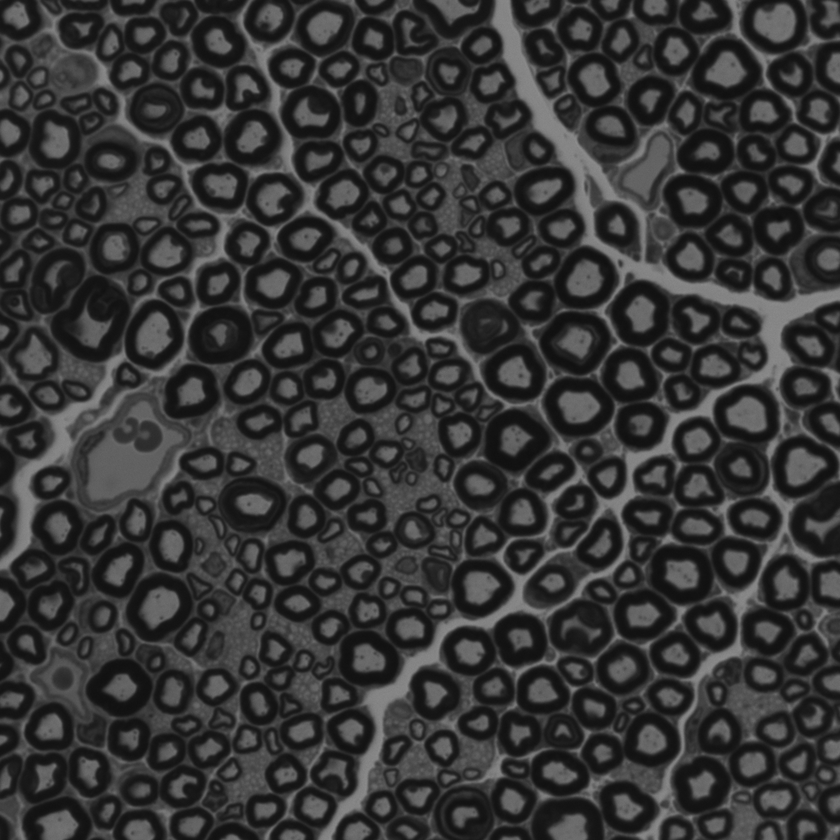
#> input picture axonpath/example_images/A72E_roi0_crop1500.tif, 840 x 840 px, shrunk from 1500 x 1500 before the run
$ python -i image_processing.py   (imports and definitions only)
#> lines starting #> are read from the running program, lines starting #| are printed output that depends on the picture; after the words box and inside, x2 and y2 are one past the last pixel; in counts of white or black regions, pixels touching at a corner belong together
#> further down, picture is the input picture: shape (840, 840); min 14, max 141, mean 54.3
from scipy.ndimage import binary_fill_holes
from skimage.measure import regionprops
import numpy as np


def normalize(image: np.ndarray, low_perc: float = 1, high_perc: float = 99) -> np.ndarray:
    """
    Normalize an image based on percentile clipping.

    Parameters:
        image (np.ndarray): Input image array.
        low_perc (float): Lower percentile for clipping (e.g., 1 for 1st percentile).
        high_perc (float): Upper percentile for clipping (e.g., 99 for 99th percentile).

    Returns:
        np.ndarray: Image normalized to [0, 1] after clipping.
    """
    # Compute intensity bounds from percentiles
    lower = np.percentile(image, low_perc)
    upper = np.percentile(image, high_perc)

    # Clip values to the computed range
    image_clipped = np.clip(image, lower, upper)

    # Normalize to [0, 1], safely handling zero division
    if upper > lower:
        normalized = (image_clipped - lower) / (upper - lower)
    else:
        normalized = np.zeros_like(image, dtype=np.float32)

    return normalized


def fill_border_holes(mask: np.ndarray) -> np.ndarray:
    """
    Python adaptation of the 'Fill_Border_Holes' ImageJ macro by G. Landini.
    Fills holes in binary masks, including those that touch at most two borders
    (i.e., corners or edges), mimicking the macro's logic using edge manipulation.

    Original macro by G. Landini:
    https://sites.imagej.net/Landini/plugins/Morphology/Fill_Border_Holes.ijm-20140627120652

    Args:
        mask (np.ndarray): Binary mask (2D boolean or 0/1 array).

    Returns:
        np.ndarray: Mask with internal and edge-connected holes filled.
    """
    if mask.ndim != 2:
        raise ValueError("Only 2D arrays supported.")

    h, w = mask.shape
    padded = np.pad(mask.astype(bool), 1, mode='constant', constant_values=0)
    filled = padded.copy()

    # Step 1: Right and top borders set to 1
    filled[0, :] = True           # top row
    filled[:, -1] = True          # right column
    filled = binary_fill_holes(filled)

    # Step 2: Reset top to 0, bottom to 1
    filled[0, :] = False
    filled[-1, :] = True
    filled = binary_fill_holes(filled)

    # Step 3: Reset right to 0, left to 1
    filled[:, -1] = False
    filled[:, 0] = True
    filled = binary_fill_holes(filled)

    # Step 4: Reset top to 1, bottom to 0
    filled[0, :] = True
    filled[-1, :] = False
    filled = binary_fill_holes(filled)

    # Step 5: Remove padding
    result = filled[1:-1, 1:-1]

    return result.astype(bool)


def fill_labels(label_image: np.ndarray) -> np.ndarray:
    """
    Fill holes in each labeled region, including edge-touching enclosed holes,
    using bounding box cropping for efficiency.

    Args:
        label_image (np.ndarray): 2D labeled image with integer labels.

    Returns:
        np.ndarray: Labeled image with holes filled per instance.
    """
    if label_image.ndim != 2:
        raise ValueError("label_image must be a 2D array.")
    if not np.issubdtype(label_image.dtype, np.integer):
        raise TypeError("label_image must contain integer labels.")

    filled_image = np.copy(label_image)
    height, width = label_image.shape
#> height = 840; width = 840

    regions = regionprops(label_image.astype(np.int32))
#> regions = 128 regions; largest, box (x1, y1, x2, y2) and area: (0, 0, 840, 840) 29286, (0, 0, 840, 840) 28753, (0, 0, 840, 840) 24772, (0, 0, 840, 840) 23503, (0, 0, 840, 840) 21304

    for region in regions:
        label_id = region.label
        min_row, min_col, max_row, max_col = region.bbox

        # Add 1-pixel padding, but stay within image bounds
        pad_top = 1 if min_row > 0 else 0
        pad_bottom = 1 if max_row < height else 0
        pad_left = 1 if min_col > 0 else 0
        pad_right = 1 if max_col < width else 0

        pad_min_row = min_row - pad_top
        pad_max_row = max_row + pad_bottom
        pad_min_col = min_col - pad_left
        pad_max_col = max_col + pad_right

        cropped_label = label_image[pad_min_row:pad_max_row, pad_min_col:pad_max_col]
        region_mask = (cropped_label == label_id)

        # Fill internal and edge-touching holes
        filled_region_mask = fill_border_holes(region_mask)

        # Assign newly filled pixels back to output image
        filled_image[pad_min_row:pad_max_row, pad_min_col:pad_max_col][filled_region_mask] = label_id
#> this loop made 128 passes
#> (min_row, min_col, max_row, max_col, pad_top, pad_bottom, pad_left, pad_right) on passes 2 to 13: (87, 559, 475, 781, 1, 1, 1, 1), (56, 102, 712, 823, 1, 1, 1, 1), (23, 30, 839, 840, 1, 1, 1, 0), (0, 0, 840, 840, 0, 0, 0, 0), (0, 0, 840, 840, 0, 0, 0, 0), (0, 0, 840, 840, 0, 0, 0, 0), (0, 0, 840, 840, 0, 0, 0, 0), (0, 0, 840, 840, 0, 0, 0, 0), (0, 0, 840, 840, 0, 0, 0, 0), (0, 0, 840, 840, 0, 0, 0, 0), (0, 0, 840, 840, 0, 0, 0, 0), (0, 0, 840, 840, 0, 0, 0, 0)
#> (min_row, min_col, max_row, max_col, pad_top, pad_bottom, pad_left, pad_right) on pass 1: (217, 778, 218, 780, 1, 1, 1, 1)
#> pass 2, in fill_labels, `cropped_label = label_image[pad_min_row:pad_max_row, pad_min_col:pad_m..`:
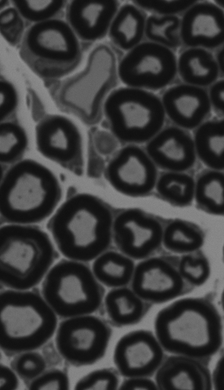
#> cropped_label: shape (390, 224); min 14, max 141, mean 57.8
#> pass 2, in fill_labels, `region_mask = (cropped_label == label_id)`:
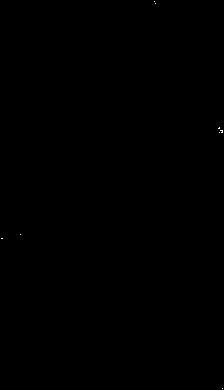
#> region_mask: shape (390, 224) bool; 0.02% white in thin lines or dots
#> pass 2, in fill_border_holes (call 2), `filled = binary_fill_holes(filled)`:
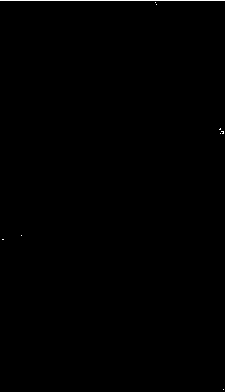
#> filled: shape (392, 226) bool; 0.71% white in thin lines or dots
#> after the loop: filled_image: shape (840, 840); 0.44% of pixels changed, all inside (x1, y1, x2, y2) = (0, 0, 840, 840)


    return filled_image

>>> import cv2
>>> picture = cv2.imread('../example_images/A72E_roi0_crop1500.tif', cv2.IMREAD_GRAYSCALE)
>>> result = fill_labels(picture)

$ run again, on axonpath/example_images/L51L1_4_roi0.tif
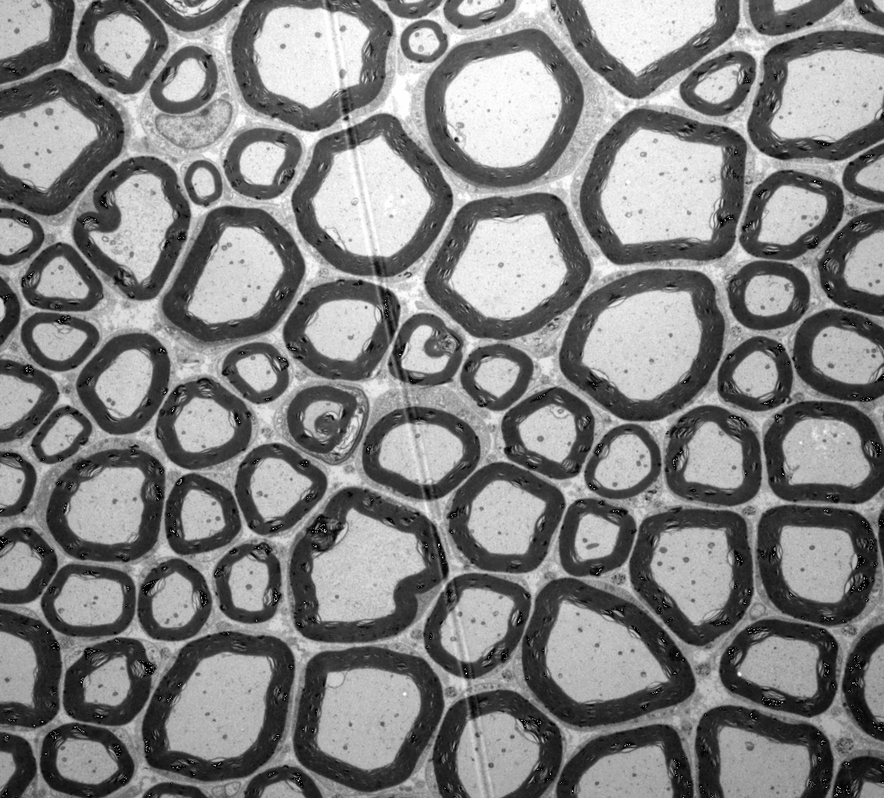
#> input picture axonpath/example_images/L51L1_4_roi0.tif, 884 x 798 px, shrunk from 1454 x 1312 before the run
#> picture is the input picture: shape (798, 884); min 0, max 255, mean 130
#> regions = 255 regions; largest, box (x1, y1, x2, y2) and area: (0, 0, 884, 798) 6333, (0, 0, 884, 798) 6275, (0, 0, 884, 798) 6130, (0, 0, 884, 797) 6123, (0, 0, 884, 798) 6084
#> the loop in fill_labels, `for region in regions:` made 255 passes
#> (min_row, min_col, max_row, max_col, pad_top, pad_bottom, pad_left, pad_right) on passes 1 to 3: (69, 1, 798, 883, 1, 0, 1, 1), (23, 3, 798, 884, 1, 0, 1, 0), (2, 0, 796, 884, 1, 1, 0, 0)
#> pass 1, in fill_labels, `cropped_label = label_image[pad_min_row:pad_max_row, pad_min_col:pad_m..`:
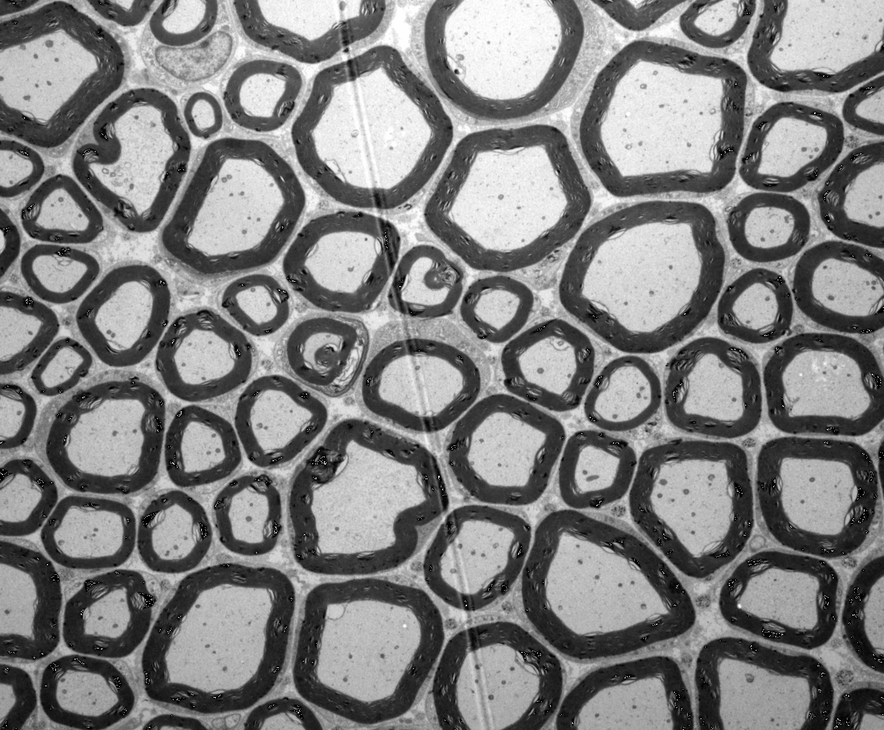
#> cropped_label: shape (730, 884); min 0, max 255, mean 127.6
#> pass 1, in fill_border_holes, `filled = binary_fill_holes(filled)`:
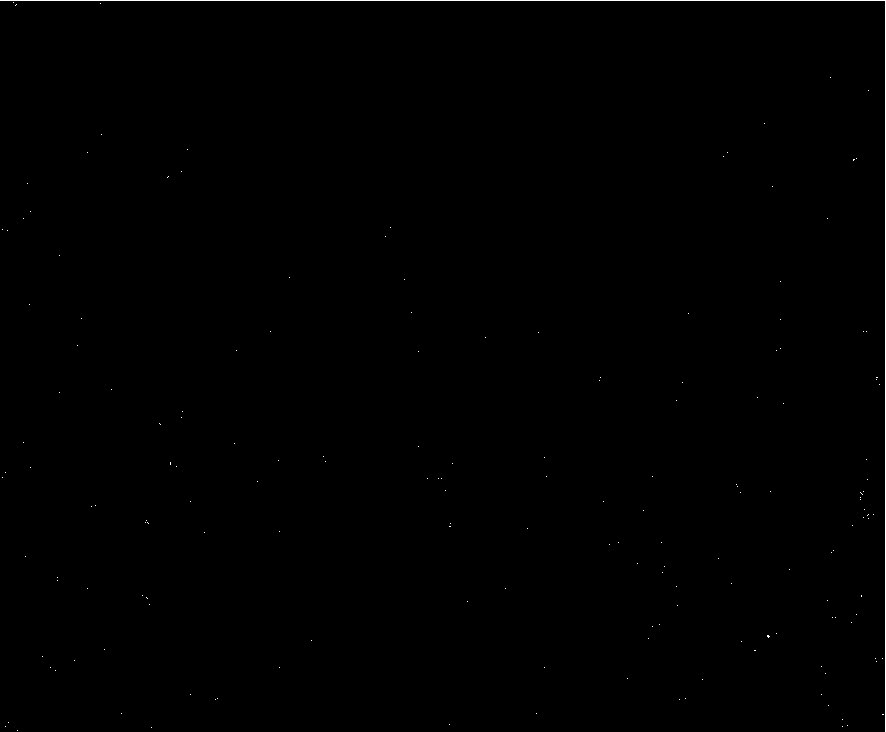
#> filled: shape (732, 886) bool; 0.28% white in thin lines or dots
